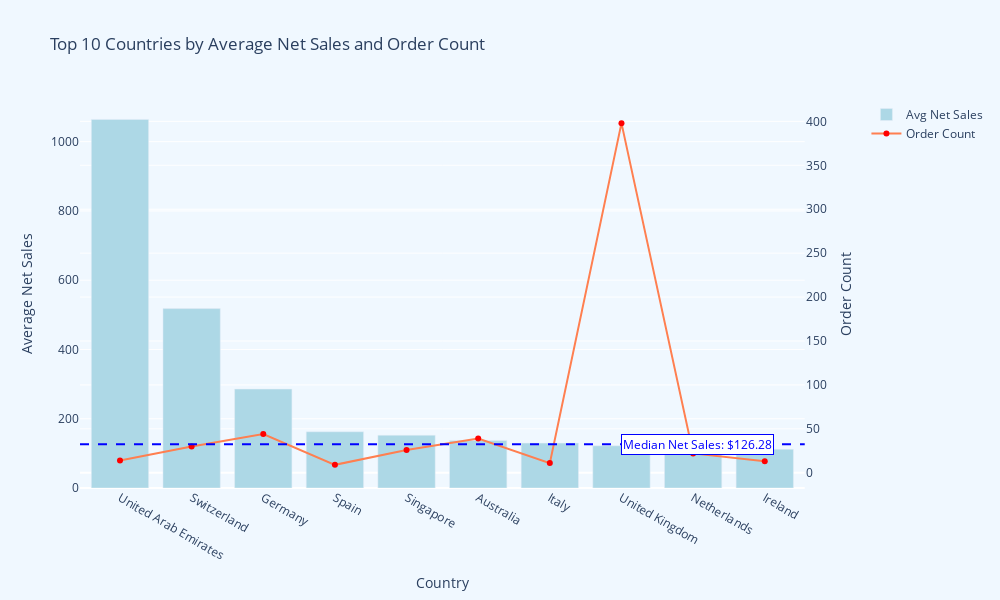

Notebook source saved alongside this figure:
### Code cell
from plotly.subplots import make_subplots

country_stats = df.groupby('billing_country').agg({
    'net_sales': 'mean',
    'order_id': 'count'
}).reset_index()

top_10_countries = country_stats[country_stats.order_id > 5].sort_values('net_sales', ascending=False).head(10)

median_net_sales = country_stats['net_sales'].median()

fig = make_subplots(specs=[[{"secondary_y": True}]])

fig.add_trace(
    go.Bar(x=top_10_countries['billing_country'], y=top_10_countries['net_sales'], name="Avg Net Sales", marker=dict(color='lightblue')),
    secondary_y=False,
)

fig.add_trace(
    go.Scatter(x=top_10_countries['billing_country'], y=top_10_countries['order_id'], name="Order Count", mode='lines+markers', line=dict(color='coral'), marker=dict(color='red')),
    secondary_y=True,
)

fig.add_hline(y=median_net_sales, line_dash="dash", line_color="blue")

fig.add_annotation(
    x=0.9,
    y=median_net_sales,
    xref="paper",
    yref="y",
    text=f"Median Net Sales: ${median_net_sales:.2f}",
    showarrow=False,
    font=dict(color="blue"),
    bgcolor="white",
    bordercolor="blue",
    borderwidth=1
)

fig.update_layout(
    title_text="Top 10 Countries by Average Net Sales and Order Count",
    xaxis_title="Country",
    barmode='group',
    height=600,
    width=1000,
    plot_bgcolor='aliceblue',
    paper_bgcolor='aliceblue'
)

fig.update_yaxes(title_text="Average Net Sales", secondary_y=False)
fig.update_yaxes(title_text="Order Count", secondary_y=True)

fig.show()

### Figure 1 — Plotly figure (JSON) as saved in the notebook; plotly's stock layout.template omitted (floating-point values rounded to 4 significant figures)
{"data": [{"marker": {"color": "lightblue"}, "name": "Avg Net Sales", "type": "bar", "x": ["United Arab Emirates", "Switzerland", "Germany", "Spain", "Singapore", "Australia", "Italy", "United Kingdom", "Netherlands", "Ireland"], "xaxis": "x", "y": [1064.0, 518.0, 285.7, 162.4, 152.4, 137.5, 129.6, 121.8, 116.5, 111.9], "yaxis": "y"}, {"line": {"color": "coral"}, "marker": {"color": "red"}, "mode": "lines+markers", "name": "Order Count", "type": "scatter", "x": ["United Arab Emirates", "Switzerland", "Germany", "Spain", "Singapore", "Australia", "Italy", "United Kingdom", "Netherlands", "Ireland"], "xaxis": "x", "y": [14, 30, 44, 9, 26, 39, 11, 398, 22, 13], "yaxis": "y2"}], "layout": {"annotations": [{"bgcolor": "white", "bordercolor": "blue", "borderwidth": 1, "font": {"color": "blue"}, "showarrow": false, "text": "Median Net Sales: $126.28", "x": 0.9, "xref": "paper", "y": 126.3, "yref": "y"}], "barmode": "group", "height": 600, "paper_bgcolor": "aliceblue", "plot_bgcolor": "aliceblue", "shapes": [{"line": {"color": "blue", "dash": "dash"}, "type": "line", "x0": 0, "x1": 1, "xref": "x domain", "y0": 126.3, "y1": 126.3, "yref": "y"}], "title": {"text": "Top 10 Countries by Average Net Sales and Order Count"}, "width": 1000, "xaxis": {"anchor": "y", "domain": [0, 0.94], "title": {"text": "Country"}}, "yaxis": {"anchor": "x", "domain": [0, 1], "title": {"text": "Average Net Sales"}}, "yaxis2": {"anchor": "x", "overlaying": "y", "side": "right", "title": {"text": "Order Count"}}}}
